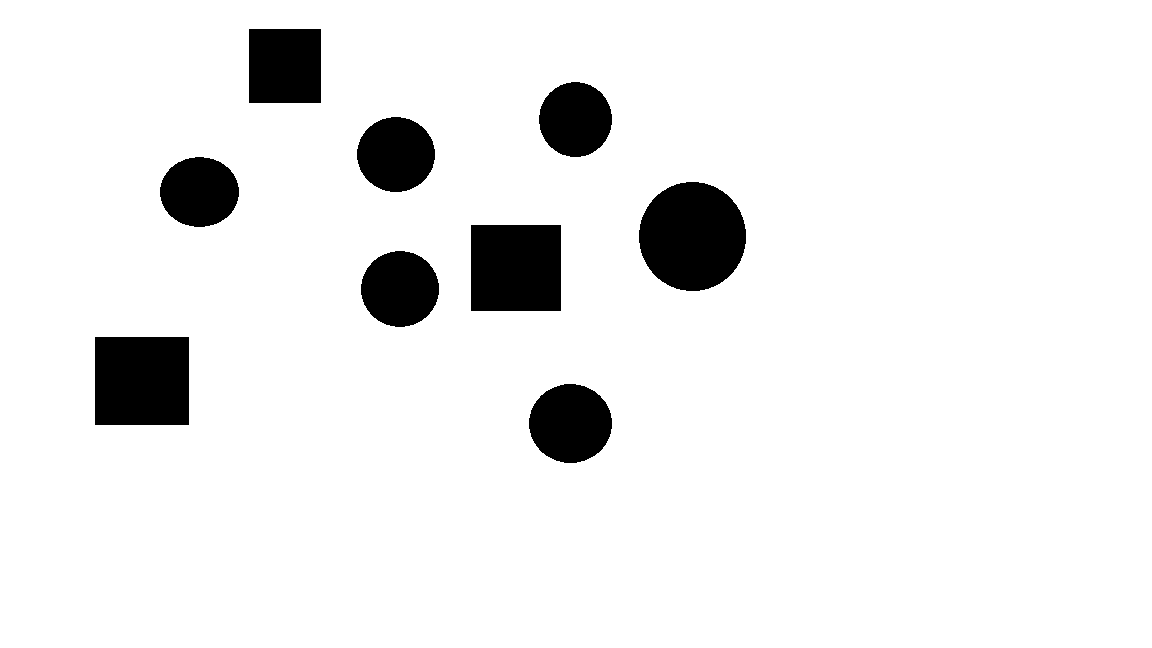
#> input picture lab4/sample.png, 1152 x 648 px
$ python main.py
#> lines starting #> are read from the running program, lines starting #| are printed output that depends on the picture; after the words box and inside, x2 and y2 are one past the last pixel; in counts of white or black regions, pixels touching at a corner belong together
import argparse
import cv2
import numpy as np
import math
import matplotlib.pyplot as plt
from collections import defaultdict
import RPi.GPIO as GPIO

camRead = 0
# Store circle count
circleCount = 0

def angle_cos(p0, p1, p2):
    d1, d2 = (p0-p1).astype('float'), (p2-p1).astype('float')
    return abs( np.dot(d1, d2) / np.sqrt( np.dot(d1, d1)*np.dot(d2, d2) ) )


def find_hough_circles(image, edge_image, r_min, r_max, delta_r, num_thetas, bin_threshold, post_process = True):
  #image size
  img_height, img_width = edge_image.shape[:2]

  # R and Theta ranges
  dtheta = int(360 / num_thetas)

  ## Thetas is bins created from 0 to 360 degree with increment of the dtheta
  thetas = np.arange(0, 360, step=dtheta)

  ## Radius ranges from r_min to r_max
  rs = np.arange(r_min, r_max, step=delta_r)

  # Calculate Cos(theta) and Sin(theta) it will be required later
  cos_thetas = np.cos(np.deg2rad(thetas))
  sin_thetas = np.sin(np.deg2rad(thetas))

  # Evaluate and keep ready the candidate circles dx and dy for different delta radius
  # based on the the parametric equation of circle.
  # x = x_center + r * cos(t) and y = y_center + r * sin(t),
  # where (x_center,y_center) is Center of candidate circle with radius r. t in range of [0,2PI)
  circle_candidates = []
  for r in rs:
    for t in range(num_thetas):
      #instead of using pre-calculated cos and sin theta values you can calculate here itself by following
      #circle_candidates.append((r, int(r*cos(2*pi*t/num_thetas)), int(r*sin(2*pi*t/num_thetas))))
      #but its better to pre-calculate and use it here.
      circle_candidates.append((r, int(r * cos_thetas[t]), int(r * sin_thetas[t])))

  # Hough Accumulator, we are using defaultdic instead of standard dict as this will initialize for key which is not
  # aready present in the dictionary instead of throwing exception.
  accumulator = defaultdict(int)

  for y in range(img_height):
    for x in range(img_width):
      if edge_image[y][x] != 0: #white pixel
        # Found an edge pixel so now find and vote for circle from the candidate circles passing through this pixel.
        for r, rcos_t, rsin_t in circle_candidates:
          x_center = x - rcos_t
          y_center = y - rsin_t
          accumulator[(x_center, y_center, r)] += 1 #vote for current candidate

  # Output image with detected lines drawn
  output_img = image.copy()
  # Output list of detected circles. A single circle would be a tuple of (x,y,r,threshold)
  out_circles = []

  # Sort the accumulator based on the votes for the candidate circles
  for candidate_circle, votes in sorted(accumulator.items(), key=lambda i: -i[1]):
    x, y, r = candidate_circle
    current_vote_percentage = votes / num_thetas
    if current_vote_percentage >= bin_threshold:
      # Shortlist the circle for final result
      out_circles.append((x, y, r, current_vote_percentage))
      print(x, y, r, current_vote_percentage)


  # Post process the results, can add more post processing later.
  if post_process :
    pixel_threshold = 5
    postprocess_circles = []
    for x, y, r, v in out_circles:
      # Exclude circles that are too close of each other
      # all((x - xc) ** 2 + (y - yc) ** 2 > rc ** 2 for xc, yc, rc, v in postprocess_circles)
      # Remove nearby duplicate circles based on pixel_threshold
      if all(abs(x - xc) > pixel_threshold or abs(y - yc) > pixel_threshold or abs(r - rc) > pixel_threshold for xc, yc, rc, v in postprocess_circles):
        postprocess_circles.append((x, y, r, v))
    out_circles = postprocess_circles


  # SQUARE SECTION
  output_img = cv2.GaussianBlur(output_img, (5, 5), 0)
  squares = []
  for gray in cv2.split(output_img):
    for thrs in range(0, 255, 26):
      if thrs == 0:
        bin = cv2.Canny(gray, 0, 50, apertureSize=5)
        bin = cv2.dilate(bin, None)
      else:
        retval, bin = cv2.threshold(gray, thrs, 255, cv2.THRESH_BINARY)

      contours, hierarchy = cv2.findContours(bin, cv2.RETR_LIST, cv2.CHAIN_APPROX_SIMPLE)
      for cnt in contours:
        cnt_len = cv2.arcLength(cnt, True)
        cnt = cv2.approxPolyDP(cnt, 0.02*cnt_len, True)
        if len(cnt) == 4 and cv2.contourArea(cnt) > 1000 and cv2.isContourConvex(cnt):
          cnt = cnt.reshape(-1, 2)
          max_cos = np.max([angle_cos( cnt[i], cnt[(i+1) % 4], cnt[(i+2) % 4] ) for i in range(4)])
          if max_cos < 0.1:
            squares.append(cnt)

  cv2.drawContours(output_img, squares, -1, (0, 255, 0), 2)
  cv2.imshow('squares', output_img)
  cv2.waitKey(0)

  # Draw shortlisted circles on the output image
  for x, y, r, v in out_circles:
    output_img = cv2.circle(output_img, (x,y), r, (255, 0, 0), 2)
    circleCount += 1


  cv2.imshow('result', output_img)
  cv2.waitKey(0)

  return output_img, out_circles


img_path = "sample.png"
r_min = 10
r_max = 200
delta_r = 1
num_thetas = 100
bin_threshold = 0.4
min_edge_threshold = 100
max_edge_threshold = 200


input_img = cv2.imread(img_path)
#> input_img is the input picture: shape (648, 1152, 3); 92.8% white; 9 black regions, largest, box (x1, y1, x2, y2) and area: (639, 182, 746, 291) 9161, (95, 337, 189, 425) 8272, (471, 225, 561, 311) 7740

# If camera is enabled, use camera
if camRead:
  # initialize the camera
  cam = cv2.VideoCapture(0)
  ret, input_img = cam.read()

  if ret:
      cv2.imshow('testImage',input_img)
      cv2.waitKey(0)
      cv2.destroyWindow('testImage')

#Edge detection on the input image
edge_image = cv2.cvtColor(input_img, cv2.COLOR_BGR2GRAY)
#ret, edge_image = cv2.threshold(edge_image, 120, 255, cv2.THRESH_BINARY_INV)
edge_image = cv2.Canny(edge_image, min_edge_threshold, max_edge_threshold)
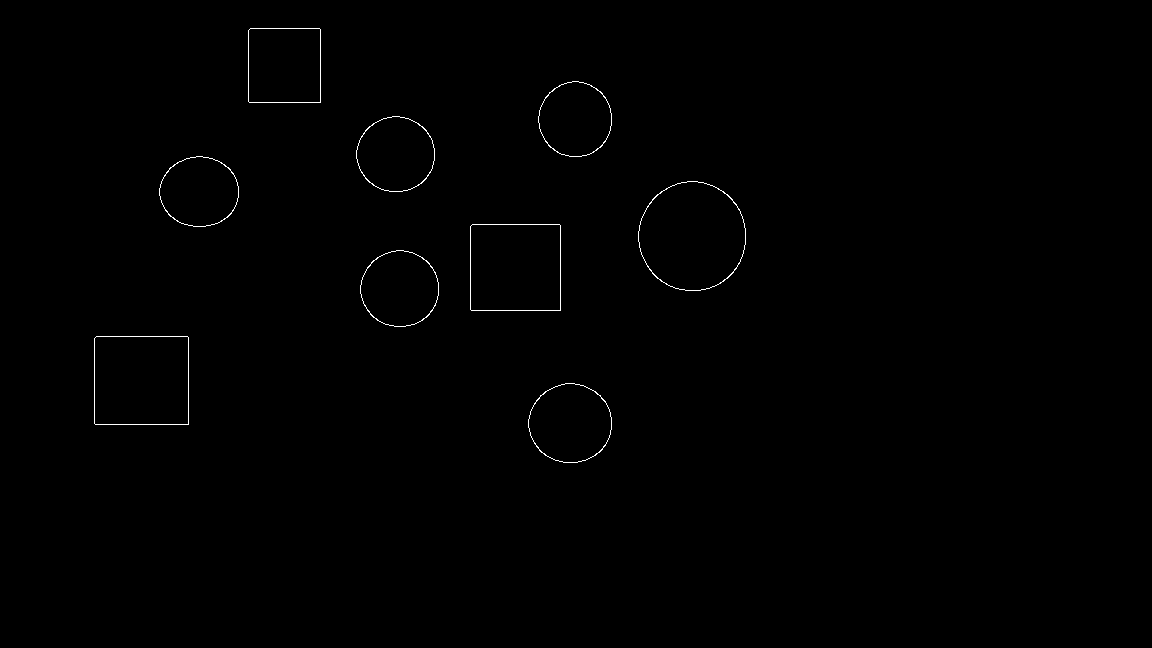
#> edge_image: shape (648, 1152); 0.35% white in thin lines or dots, all inside (x1, y1, x2, y2) = (94, 28, 746, 463)

cv2.imshow('Edge Image', edge_image)
cv2.waitKey(0)

if edge_image is not None:

    print ("Detecting Hough Circles Started!")
    circle_img, circles = find_hough_circles(input_img, edge_image, r_min, r_max, delta_r, num_thetas, bin_threshold)
#> (the run stopped early here; a loop or call above may not have finished)
